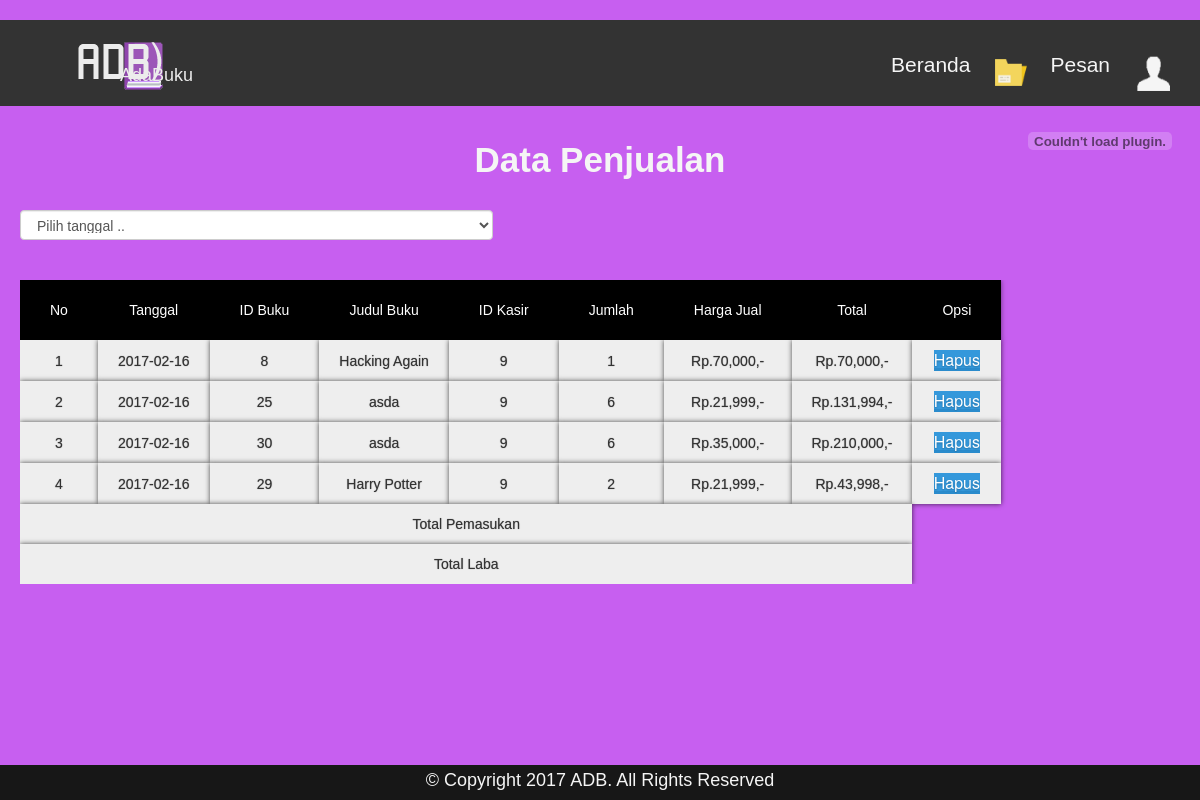
Page /pemilik/penjualan.php (signed in) on the committed database.
### tables this page shows
CREATE TABLE IF NOT EXISTS `penjualan` (
`id_penjualan` int(11) NOT NULL,
  `date` date NOT NULL,
  `judul` varchar(30) NOT NULL,
  `id_buku` int(11) NOT NULL,
  `id_kasir` int(11) NOT NULL,
  `jumlah` varchar(64) NOT NULL,
  `harga_jual` varchar(20) NOT NULL,
  `total` varchar(64) NOT NULL,
  `laba` varchar(20) NOT NULL
);

### pemilik/penjualan.php (the view, shortened to what this page needs)
<?php
include"header-penjualan.php";
?>
<div id="boxtime">
<embed src="../assets/clock/clock.swf" width="200" height="50" bgcolor="#fff" scale="noborder" quality="high" />
</div>
<h2>Data Penjualan</h2>
<div class="body-edit-user2">
	<form action="" method="get">
<div id="tanggal-pilih">
	<select type="submit" name="date" class="form-control" onchange="this.form.submit()">
			<option>Pilih tanggal ..</option>
		</select>
	</div>
</form>
<br />
<tbody>
<table class="flat-table">
	<tr>
		<th>No</th>
		<th>Tanggal</th>
		<th>ID Buku</th>
		<th>Judul Buku</th>
		<th>ID Kasir</th>
		<th>Jumlah</th>
		<th>Harga Jual</th>
		<th>Total</th>
		<th>Opsi</th>
	</tr>
	<?php
	if(isset($_GET['date'])){
		$date=mysql_real_escape_string($_GET['date']);
		$bku=mysql_query("select * from penjualan where date like '$date' order by date desc");
	}else{
		$bku=mysql_query("select * from penjualan order by date desc");
	}
	$no=1;
	while ($b=mysql_fetch_array($bku)){
		?>
		<tr>
			<td><?php echo $no++ ?></td>
			<td><?php echo $b['date'] ?></td>
			<td><?php echo $b['id_buku'] ?></td>
			<td><?php echo $b['judul'] ?></td>
			<td><?php echo $b['id_kasir'] ?></td>
			<td><?php echo $b['jumlah'] ?></td>
			<td>Rp.<?php echo number_format($b['harga_jual']) ?>,-</td>
			<td>Rp.<?php echo number_format($b['total']) ?>,-</td>
			<td>
				<a onclick="if(confirm('Apakah anda yakin ingin menghapus data ini ??')){ location.href='hapus-penjualan.php?id_penjualan=<?php echo $b['id_penjualan']; ?>&jumlah=<?php echo $b['jumlah'] ?>&judul=<?php echo $b['judul']; ?>' }" class=""><input value="Hapus" type="submit" class="peter-river-flat-button" /></a>
			</td>
		</tr>
		<?php
	}
	?>
	<tr>
		<td colspan="8">Total Pemasukan</td>
	</tr>
	<tr>
		<td colspan="8">Total Laba</td>
	</tr>
	</div>
<br />
<br />
<br />
<br />
<?php include"footer.php"; ?>

### style/input-pop.css (style rules this page uses)
.form-control { max-width: 100%; display: block; width: 473px; height: 30px; padding: 6px 12px; margin-bottom: 1%; font-size: 14px; line-height: 1.42857; color: #555; background-color: #FFF; background-image: none; border: 1px solid #CCC; border-radius: 4px; box-shadow: 0px 1px 1px rgba(0, 0, 0, 0.075) inset; transition: border 0.2s linear 0s, box-shadow 0.2s linear 0s; font-family: "Alegreya Sans", sans-serif; }

### style/table.css (style rules this page uses)
.flat-table { display: block; font-family: sans-serif; -webkit-font-smoothing: antialiased; font-size: 100%; overflow: auto; width: 100%; text-align: center; height: auto; margin-left: 0px; font-family: 'Alegreya Sans', sans-serif; }
.flat-table th { background-color: black; color: white; font-weight: normal; padding: 20px 30px; text-align: center; box-shadow: 0px 0px 5px rgba(0, 0, 0, 0.5); }
.flat-table td { background-color: #eeeeee; color: #333333; padding: 10px 20px; box-shadow: 0px 0px 5px rgba(0, 0, 0, 0.7); text-align: center; text-shadow: 0 0px 1px rgba(0, 0, 0, 0.5); }

### style/button.css (style rules this page uses)
.peter-river-flat-button { position: relative; vertical-align: top; width: auto; height: auto; padding: 0; font-size: medium; color: white; text-align: center; text-shadow: 0 1px 2px rgba(0, 0, 0, 0.25); background: #3498db; border: 0; border-bottom: 1px solid #2a8bcc; cursor: pointer; -webkit-box-shadow: inset 0 -2px #2a8bcc; box-shadow: inset 0 -2px #2a8bcc; }
a { text-decoration: none; }

### css/popup.css (style rules this page uses)
* { margin: 0; padding: 0; border: 1px solid black; }

### css/site.css (style rules this page uses)
body { padding-top:20px; padding-bottom:20px; }

### style/prime.css (style rules this page uses)
* { margin: 0; padding: 0; border: 0; }
body { background-color: #f39b13; color: #ffffff; font-family: 'Alegreya', sans-serif; margin: 0; margin-bottom: 0px; overflow: auto; max-width: 100%; }
h2 { font-size: 250%; font-weight: 700; text-align: center; padding-top: 2%; color: #F5F5F5; }
div#boxtime { float: right; position: absolute; right: 0; margin-left: 20%; margin-top: 10px; background-color: transparent; }
.body-edit-user2 { color: #F5F5F5; font-family: "Alegreya Sans", sans-serif; top: 10px; height: auto; max-width: auto; width: auto; margin-left: 250px; }

### pemilik/penjualan.php (style rules this page uses)
body { background-color: #c75ff0; }
.body-edit-user2, h3 { margin: 0; padding: 0; margin-top: 30px; margin-left: 20px; text-align: left; }

### rows in the picture
penjualan: date "2017-02-16", id_buku "8", judul "Hacking Again", id_kasir "9", jumlah "1", harga_jual "70,000", total "70,000"
penjualan: date "2017-02-16", id_buku "25", judul "asda", id_kasir "9", jumlah "6", harga_jual "21,999", total "131,994"
penjualan: date "2017-02-16", id_buku "30", judul "asda", id_kasir "9", jumlah "6", harga_jual "35,000", total "210,000"
penjualan: date "2017-02-16", id_buku "29", judul "Harry Potter", id_kasir "9", jumlah "2", harga_jual "21,999", total "43,998"
